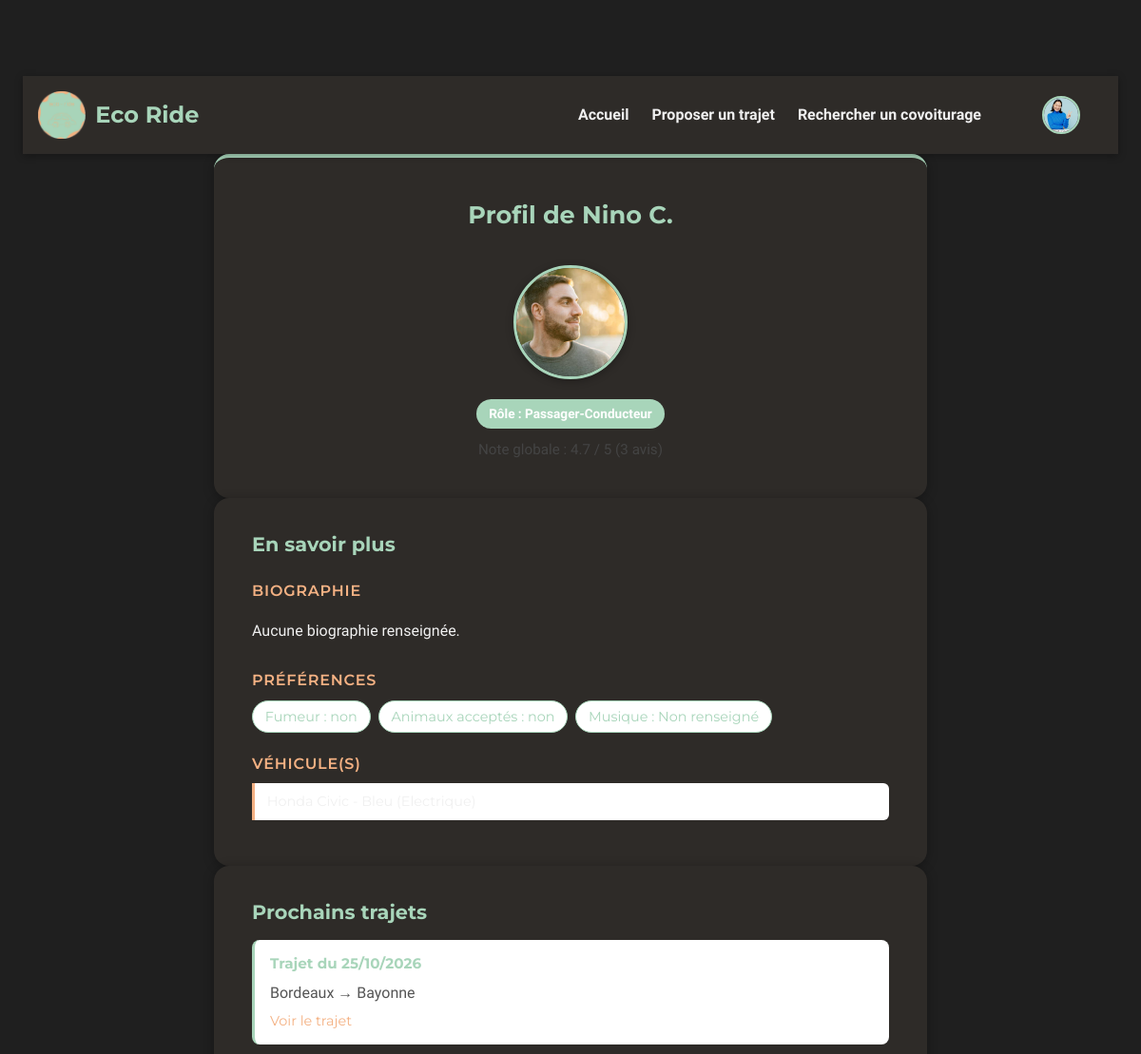
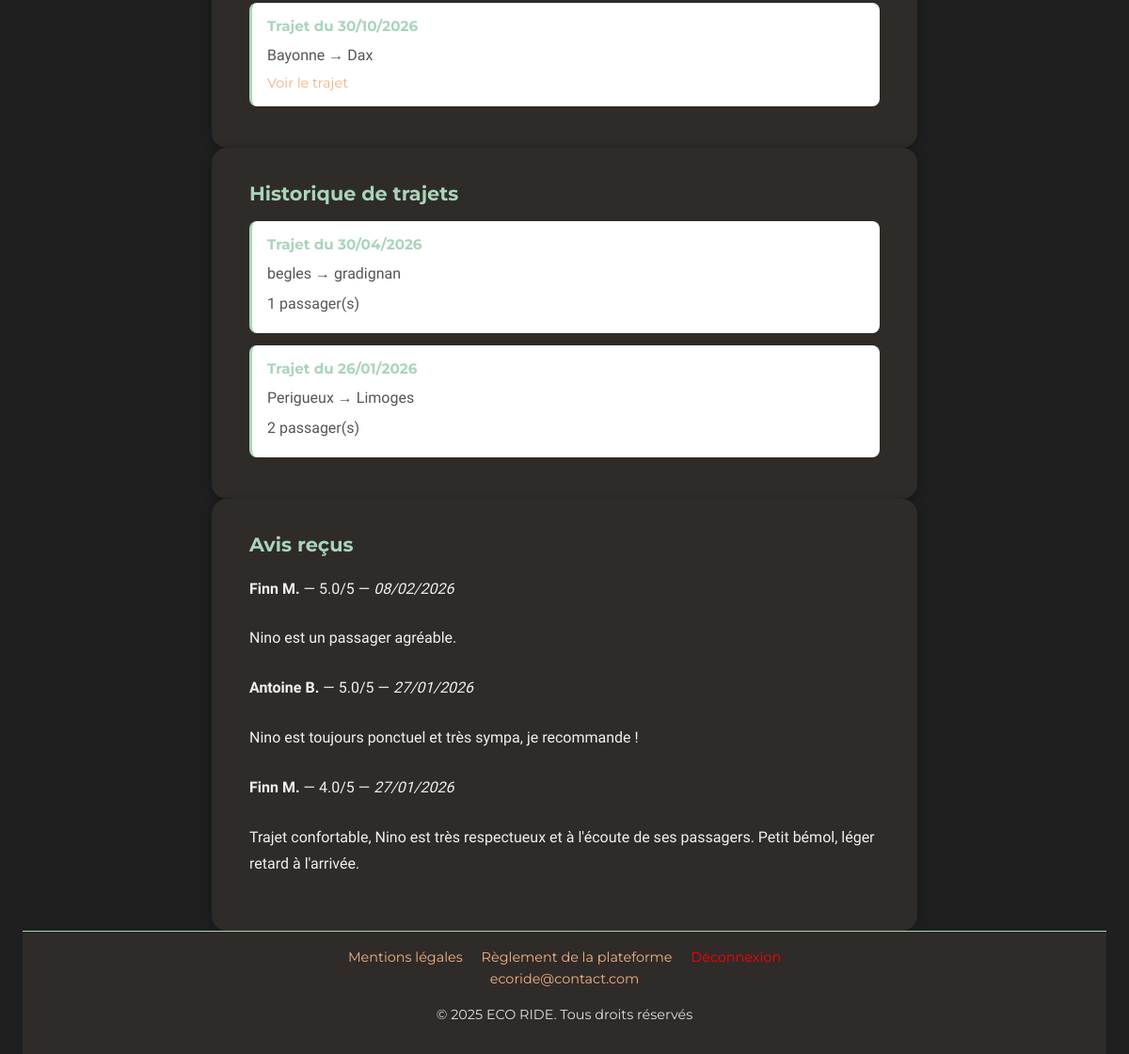
Page /PROJET/UTILISATEUR/USR-profil.php?id=1 (signed in) on the committed database (2 pictures, top to bottom).
### tables this page shows
CREATE TABLE `utilisateurs` (
  `id` int(11) NOT NULL,
  `nom` varchar(100) NOT NULL,
  `prenom` varchar(100) NOT NULL,
  `email` varchar(150) DEFAULT NULL,
  `mot_de_passe` varchar(255) NOT NULL,
  `role` enum('passager','conducteur','passager-conducteur') NOT NULL,
  `date_naissance` date DEFAULT NULL,
  `bio` text DEFAULT NULL,
  `credits` int(11) DEFAULT 0,
  `date_inscription` datetime DEFAULT current_timestamp(),
  `photo` varchar(255) DEFAULT 'default.jpg',
  `driver_completed` tinyint(1) DEFAULT 0,
  `profile_completed` tinyint(1) DEFAULT 0,
  `suspendu` tinyint(1) NOT NULL DEFAULT 0
);

CREATE TABLE `vehicules` (
  `vehicule_id` int(11) NOT NULL,
  `id_utilisateur` int(11) NOT NULL,
  `plaque` varchar(20) NOT NULL,
  `date_premiere_immat` date DEFAULT NULL,
  `marque` varchar(50) DEFAULT NULL,
  `modele` varchar(50) DEFAULT NULL,
  `couleur` varchar(50) DEFAULT NULL,
  `carburant` varchar(50) DEFAULT NULL,
  `places` int(11) DEFAULT 4,
  `animaux_acceptes` enum('oui','non') DEFAULT 'non',
  `fumeur` enum('oui','non') DEFAULT 'non',
  `musique` varchar(50) DEFAULT NULL
);

CREATE TABLE `trajets` (
  `id` int(11) NOT NULL,
  `id_conducteur` int(11) NOT NULL,
  `depart` varchar(255) NOT NULL,
  `arrivee` varchar(255) NOT NULL,
  `etapes` text DEFAULT NULL,
  `commentaire` text DEFAULT NULL,
  `date_depart` date NOT NULL,
  `heure_depart` time NOT NULL,
  `heure_arrivee` time DEFAULT NULL,
  `vehicule_id` int(11) DEFAULT NULL,
  `places_disponibles` int(11) DEFAULT 1,
  `prix` int(11) NOT NULL DEFAULT 2,
  `statut` enum('publie','complet','annule','termine','en_cours') DEFAULT 'publie'
);

CREATE TABLE `avis` (
  `id` int(11) NOT NULL,
  `id_trajet` int(11) NOT NULL,
  `id_auteur` int(11) NOT NULL,
  `id_destinataire` int(11) NOT NULL,
  `note` decimal(2,1) DEFAULT NULL,
  `commentaire` text DEFAULT NULL,
  `date_creation` datetime DEFAULT current_timestamp(),
  `statut` enum('en_attente','valide','refuse') NOT NULL DEFAULT 'en_attente'
);

### PROJET/UTILISATEUR/USR-profil.php (the view, shortened to what this page needs)
<?php
include('../PHP/connexion.php');
$id = isset($_GET['id']) ? (int)$_GET['id'] : 0;
$stmt = $bdd->prepare("SELECT * FROM utilisateurs WHERE id = ?");
$stmt->execute([$id]);
$user = $stmt->fetch(PDO::FETCH_ASSOC);
$stmt = $bdd->prepare("SELECT AVG(note) as moyenne, COUNT(*) as total FROM avis WHERE id_destinataire = ? AND statut = 'valide'");
$stmt->execute([$id]);
$note_info = $stmt->fetch(PDO::FETCH_ASSOC);
$stmt = $bdd->prepare("SELECT * FROM vehicules WHERE id_utilisateur = ?");
$stmt->execute([$id]);
$vehicules = $stmt->fetchAll(PDO::FETCH_ASSOC);
$stmt = $bdd->prepare("
    SELECT t.*, COUNT(tp.id_passager) as nb_passagers
    FROM trajets t
    LEFT JOIN trajets_passagers tp ON tp.id_trajet = t.id
    WHERE t.id_conducteur = ? AND t.statut = 'termine'
    GROUP BY t.id
    ORDER BY t.date_depart DESC
    LIMIT 5
");
$stmt->execute([$id]);
$trajets = $stmt->fetchAll(PDO::FETCH_ASSOC);
$stmt = $bdd->prepare("
    SELECT t.*
    FROM trajets t
    WHERE t.id_conducteur = ? AND t.statut IN ('publie', 'complet')
    AND t.date_depart >= CURDATE()
    ORDER BY t.date_depart ASC
    LIMIT 5
");
$stmt->execute([$id]);
$trajets_avenir = $stmt->fetchAll(PDO::FETCH_ASSOC);
$stmt = $bdd->prepare("
    SELECT a.note, a.commentaire, a.date_creation, u.prenom, u.nom
    FROM avis a
    JOIN utilisateurs u ON u.id = a.id_auteur
    WHERE a.id_destinataire = ? AND a.statut = 'valide'
    ORDER BY a.date_creation DESC
");
$stmt->execute([$id]);
$avis = $stmt->fetchAll(PDO::FETCH_ASSOC);
?>
<!DOCTYPE html>
<html lang="fr">
<head>
    <link rel="stylesheet" href="../CSS/style_global.css">
    <link rel="stylesheet" href="../CSS/CSS UTILISATEUR/USR-profil.css">
</head>
<body>
<?php include('../COMPONENTS/COMP-header.php'); ?>
<section class="driver-profile-section">
    <h2>Profil de <strong><?= htmlspecialchars($user['prenom'] . ' ' . $user['nom']) ?></strong></h2>
    <img src="../../IMAGES/profiles/<?= htmlspecialchars($user['photo'] ?? 'default.jpg') ?>" class="profile-picture" alt="Photo de profil" width="150" height="150">
    <p>Rôle : <?= htmlspecialchars(ucfirst($user['role'])) ?></p>
    <p>Note globale : <?= $note_info['total'] > 0 ? number_format($note_info['moyenne'], 1) . ' / 5 (' . $note_info['total'] . ' avis)' : 'Aucun avis' ?></p>
</section>
<section class="profile-driver-details">
    <h3 class="section-title">En savoir plus</h3>
    <h4 class="subsection-title">Biographie</h4>
    <p class="bio"><?= !empty($user['bio']) ? htmlspecialchars($user['bio']) : 'Aucune biographie renseignée.' ?></p>
    <?php if (!empty($vehicules)): $v = $vehicules[0]; ?>
    <h4 class="subsection-title">Préférences</h4>
    <ul class="preferences-list">
        <li>Fumeur : <?= htmlspecialchars($v['fumeur'] ?? 'Non renseigné') ?></li>
        <li>Animaux acceptés : <?= htmlspecialchars($v['animaux_acceptes'] ?? 'Non renseigné') ?></li>
        <li>Musique : <?= htmlspecialchars($v['musique'] ?? 'Non renseigné') ?></li>
    </ul>
    <h4 class="subsection-title">Véhicule(s)</h4>
    <ul>
        <?php foreach ($vehicules as $v): ?>
            <li><?= htmlspecialchars($v['marque'] . ' ' . $v['modele']) ?> - <?= htmlspecialchars($v['couleur']) ?> (<?= htmlspecialchars($v['carburant']) ?>)</li>
        <?php endforeach; ?>
    </ul>
    <?php endif; ?>
</section>
<?php if (!empty($trajets_avenir)): ?>
<section class="trip-history">
    <h3 class="section-title">Prochains trajets</h3>
    <?php foreach ($trajets_avenir as $t): ?>
    <div class="trip">
        <h4 class="trip-title">Trajet du <?= date('d/m/Y', strtotime($t['date_depart'])) ?></h4>
        <p class="trip-route"><?= htmlspecialchars($t['depart']) ?> → <?= htmlspecialchars($t['arrivee']) ?></p>
        <a href="USR-details-trajet.php?id=<?= $t['id'] ?>">Voir le trajet</a>
    </div>
    <?php endforeach; ?>
</section>
<?php endif; ?>
<?php if (!empty($trajets)): ?>
<section class="trip-history">
    <h3 class="section-title">Historique de trajets</h3>
    <?php foreach ($trajets as $t): ?>
    <div class="trip">
        <h4 class="trip-title">Trajet du <?= date('d/m/Y', strtotime($t['date_depart'])) ?></h4>
        <p class="trip-route"><?= htmlspecialchars($t['depart']) ?> → <?= htmlspecialchars($t['arrivee']) ?></p>
        <p><?= $t['nb_passagers'] ?> passager(s)</p>
    </div>
    <?php endforeach; ?>
</section>
<?php endif; ?>
<?php if (!empty($avis)): ?>
<section class="avis-section">
    <h3 class="section-title">Avis reçus</h3>
    <?php foreach ($avis as $a): ?>
    <div class="review">
        <p><strong><?= htmlspecialchars($a['prenom'] . ' ' . $a['nom']) ?></strong> — <?= $a['note'] ?>/5 — <em><?= date('d/m/Y', strtotime($a['date_creation'])) ?></em></p>
        <?php if ($a['commentaire']): ?>
            <p><?= htmlspecialchars($a['commentaire']) ?></p>
        <?php endif; ?>
    </div>
    <?php endforeach; ?>
</section>
<?php endif; ?>
<?php include('../COMPONENTS/COMP-footer.php'); ?>
</body>
</html>

### PROJET/CSS/style_global.css (style rules this page uses)
:root { --vert-doux: #a8d5ba; --orange-doux: #f4b183; --beige-fonce: #2e2b28; --gris-doux: #e0e0e0; --texte: #f0f0f0; --fond: #1f1f1f; --shadow: rgba(0, 0, 0, 0.3); }
* { box-sizing: border-box; }
html { scroll-behavior: smooth; }
body { font-family: 'Century Gothic', 'Montserrat', 'Quicksand', sans-serif; font-weight: 400; line-height: 1.6; background-color: var(--fond); color: var(--texte); margin: 0; padding: 80px 1.5rem 0 1.5rem; }
img { max-width: 100%; height: auto; display: block; }
h1, h2, h3 { font-family: 'Montserrat', 'Century Gothic', sans-serif; color: var(--vert-doux); margin-top: 0; font-weight: 700; }
h2 { font-size: 2rem; margin-bottom: 0.5rem; }
a { color: var(--orange-doux); text-decoration: none; transition: color 0.3s ease; }
section { max-width: 1100px; margin: 0 auto; padding: 2rem 1.5rem; }
section h2 { font-size: 2rem; margin-bottom: 1rem; color: var(--vert-doux); }
section p { font-family: 'Quicksand', sans-serif; font-size: 1rem; line-height: 1.8; margin-bottom: 1.5rem; }
a, button { transition: all 0.3s ease; }

### PROJET/CSS/CSS UTILISATEUR/USR-profil.css (style rules this page uses)
.driver-profile-section, .profile-driver-details, .trip-history, .avis-section, .admin-actions { background-color: var(--beige-fonce); padding: 2rem 2.5rem; border-radius: 16px; box-shadow: 0 2px 12px var(--shadow); width: 100%; max-width: 750px; }
h2, .section-title { color: var(--vert-doux); margin-bottom: 0.8rem; font-weight: 700; font-size: 1.3rem; }
.subsection-title { margin-top: 1.2rem; margin-bottom: 0.4rem; font-size: 1rem; font-weight: 600; color: var(--orange-doux); text-transform: uppercase; letter-spacing: 0.05em; }
.driver-profile-section { display: flex; flex-direction: column; align-items: center; text-align: center; border-top: 4px solid var(--vert-doux); }
.driver-profile-section h2 { font-size: 1.6rem; margin-top: 0.5rem; }
.profile-picture { width: 120px; height: 120px; border-radius: 50%; object-fit: cover; border: 3px solid var(--vert-doux); box-shadow: 0 2px 8px var(--shadow); margin: 1rem 0; }
.driver-profile-section p { margin: 0.3rem 0; font-size: 0.95rem; color: #444; }
.driver-profile-section p:nth-of-type(1) { display: inline-block; background-color: var(--vert-doux); color: white; padding: 0.2rem 0.8rem; border-radius: 20px; font-size: 0.85rem; font-weight: 600; text-transform: capitalize; }
.preferences-list { list-style: none; padding: 0; display: flex; flex-wrap: wrap; gap: 0.5rem; margin-top: 0.5rem; }
.preferences-list li { background-color: white; border: 1px solid var(--vert-doux); border-radius: 20px; padding: 0.3rem 0.8rem; font-size: 0.9rem; color: var(--vert-doux); }
.profile-driver-details ul:not(.preferences-list) { list-style: none; padding: 0; margin-top: 0.5rem; }
.profile-driver-details ul:not(.preferences-list) li { background-color: white; border-left: 3px solid var(--orange-doux); padding: 0.5rem 0.8rem; margin-bottom: 0.5rem; border-radius: 0 6px 6px 0; font-size: 0.9rem; }
.trip { background-color: white; border-radius: 8px; padding: 0.8rem 1rem; margin-bottom: 0.8rem; border-left: 3px solid var(--vert-doux); font-size: 0.9rem; }
.trip h4 { margin: 0 0 0.3rem 0; color: var(--vert-doux); font-size: 0.95rem; }
.trip p { margin: 0.2rem 0; color: #555; }

### rows in the picture
utilisateurs: prenom+nom "Nino C.", photo (picture), role "Passager-Conducteur"
vehicules: fumeur "non", animaux_acceptes "non", musique "Non renseigné"
trajets: date_depart "25/10/2026", depart "Bordeaux", arrivee "Bayonne"
trajets: date_depart "30/10/2026", depart "Bayonne", arrivee "Dax"
trajets: date_depart "30/04/2026", depart "begles", arrivee "gradignan", nb_passagers "1"
trajets: date_depart "26/01/2026", depart "Perigueux", arrivee "Limoges", nb_passagers "2"
avis: id_auteur.nom "Finn M.", note "5.0", date_creation "08/02/2026", commentaire "Nino est un passager agréable."
avis: id_auteur.nom "Antoine B.", note "5.0", date_creation "27/01/2026", commentaire "Nino est toujours ponctuel et très sympa, je recommande !"
avis: id_auteur.nom "Finn M.", note "4.0", date_creation "27/01/2026", commentaire "Trajet confortable, Nino est très respectueux et à l'écoute de ses passagers. Petit bémol, léger retard à l'arrivée."

### other values in the picture
$note_info['moyenne'] "4.7"
$note_info['total'] "3"
